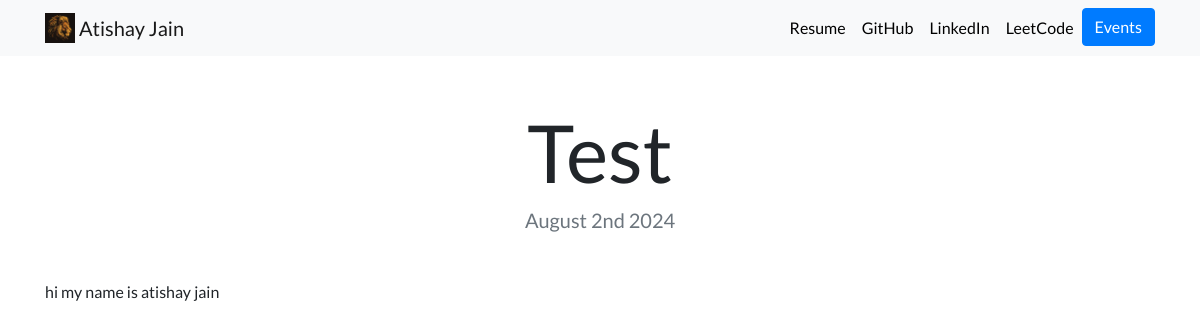
The page /blog/1/ on the database as committed earlier.
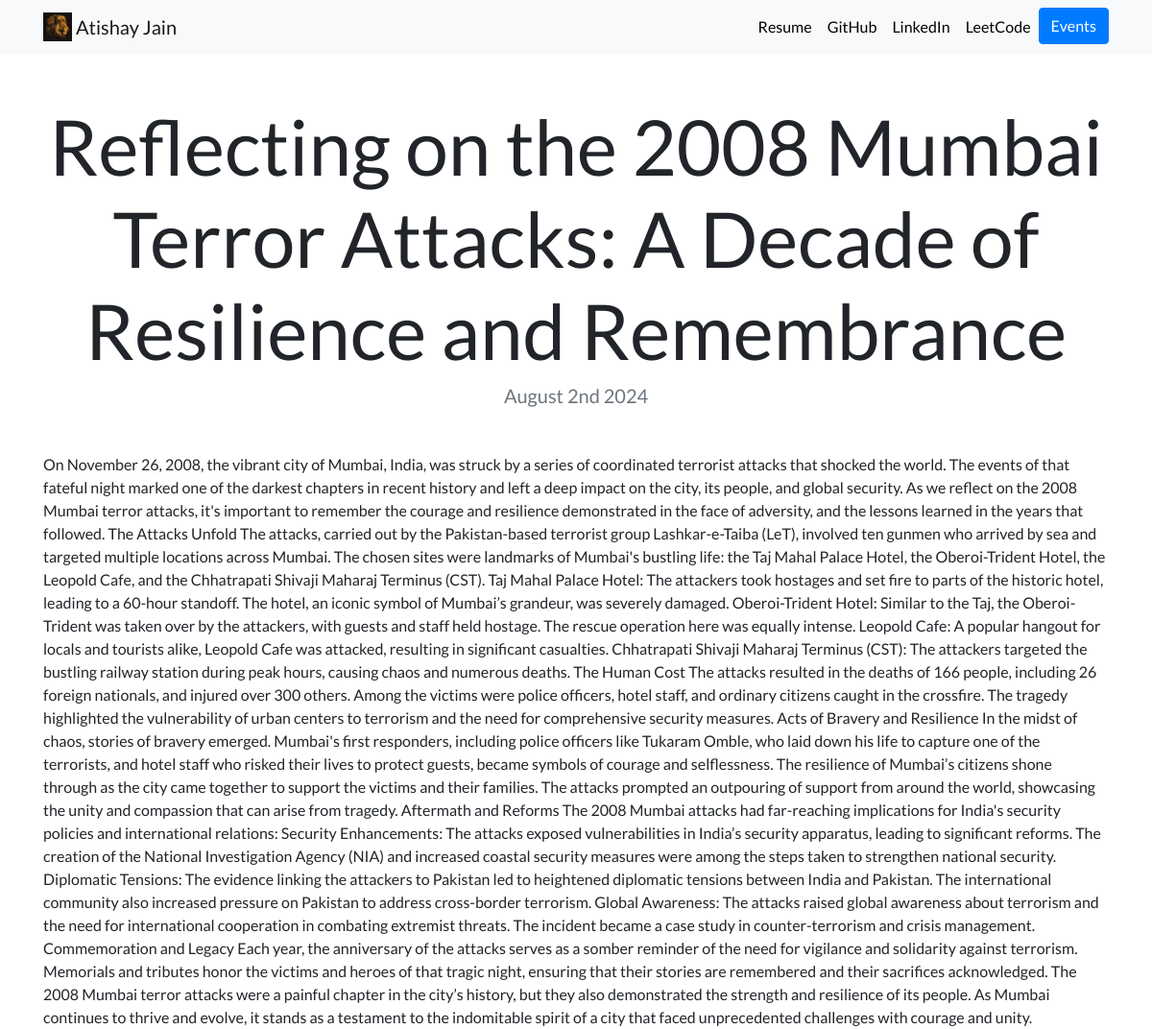
The same page on the database as committed later.
### blog/models.py (models this page shows, shortened)
class Blog(models.Model):
    title=models.CharField(max_length=200)
    description=models.TextField()
    date=models.DateField()

### blog/views.py (the view)
# urls.py: path('<int:blog_id>/',views.detail, name='detail'),
def detail(request,blog_id):
    blog=get_object_or_404(Blog, pk=blog_id)
    return render(request, 'blog/detail.html', {'blog':blog})

### blog/templates/blog/detail.html
{% extends "portfolio/base.html" %}
{% load static %}
{% block content %}
<h1 class="text-center mt-5" id="blogdetailtitle">{{ blog.title }}</h1>
<h5 class="text-center text-muted mb-5">{{ blog.date|date:'F jS Y' }}</h5>
{{ blog.description|safe }}
{% endblock %}

Rows that differ between the two databases and show on the page:
changed Blog: title "Test" → "Reflecting on the 2008 Mumbai Terror Attacks: A Decade of Resilience and Remembrance"; description "hi my name is atishay jain" → "On November 26, 2008, the vibrant city of Mumbai, India, was struck by a series of coordinated terrorist attacks that shocked the world. The events of that fateful night marked one of the darkest chapters in recent history and left a deep impact on the city, its people, and global security. As we reflect on the 2008 Mumbai terror attacks, it's important to remember the courage and resilience demonstrated in the face of adversity, and the lessons learned in the years that followed. The Attacks Unfold The attacks, carried out by the Pakistan-based terrorist group Lashkar-e-Taiba (LeT), involved ten gunmen who arrived by sea and targeted multiple locations across Mumbai. The chosen sites were…"
